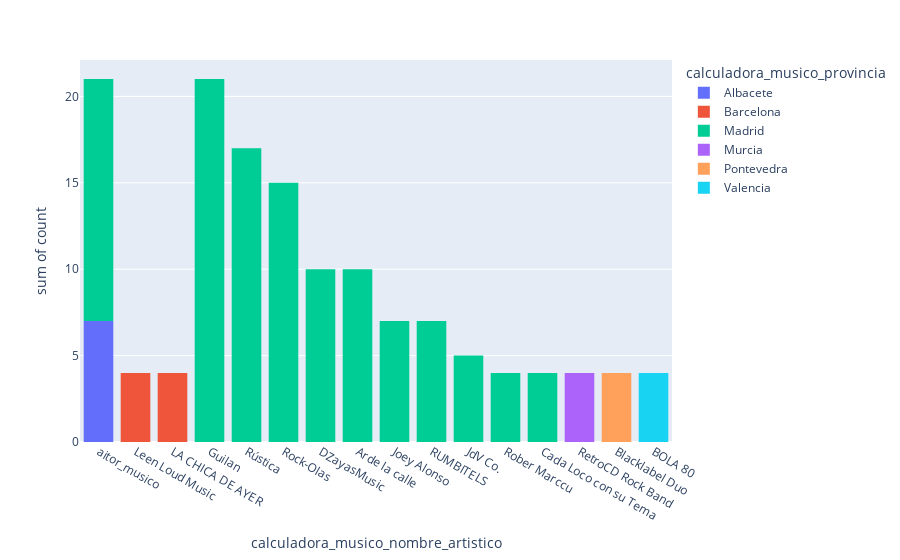

This figure's notebook cell:
### Code cell
mus_count = mus_count[mus_count['count'] > 3]


fig = px.histogram(mus_count,  
                   x="calculadora_musico_nombre_artistico", 
                   y = 'count', 
                   color='calculadora_musico_provincia')

# fig.update_yaxes(range=[10, None])


fig.show()

### Figure 1 — Plotly figure (JSON) as saved in the notebook; plotly's stock layout.template omitted (floating-point values rounded to 4 significant figures)
{"data": [{"alignmentgroup": "True", "bingroup": "x", "histfunc": "sum", "hovertemplate": "calculadora_musico_provincia=Albacete<br>calculadora_musico_nombre_artistico=%{x}<br>sum of count=%{y}<extra></extra>", "legendgroup": "Albacete", "marker": {"color": "#636efa", "pattern": {"shape": ""}}, "name": "Albacete", "offsetgroup": "Albacete", "orientation": "v", "showlegend": true, "type": "histogram", "x": ["aitor_musico"], "xaxis": "x", "y": [7], "yaxis": "y"}, {"alignmentgroup": "True", "bingroup": "x", "histfunc": "sum", "hovertemplate": "calculadora_musico_provincia=Barcelona<br>calculadora_musico_nombre_artistico=%{x}<br>sum of count=%{y}<extra></extra>", "legendgroup": "Barcelona", "marker": {"color": "#EF553B", "pattern": {"shape": ""}}, "name": "Barcelona", "offsetgroup": "Barcelona", "orientation": "v", "showlegend": true, "type": "histogram", "x": ["Leen Loud Music", "LA CHICA DE AYER"], "xaxis": "x", "y": [4, 4], "yaxis": "y"}, {"alignmentgroup": "True", "bingroup": "x", "histfunc": "sum", "hovertemplate": "calculadora_musico_provincia=Madrid<br>calculadora_musico_nombre_artistico=%{x}<br>sum of count=%{y}<extra></extra>", "legendgroup": "Madrid", "marker": {"color": "#00cc96", "pattern": {"shape": ""}}, "name": "Madrid", "offsetgroup": "Madrid", "orientation": "v", "showlegend": true, "type": "histogram", "x": ["Guilan", "Rústica", "Rock-Olas", "aitor_musico", "DZayasMusic", "Arde la calle", "Joey Alonso", "RUMBITELS", "JdV Co.", "Rober Marccu", "Cada Loco con su Tema"], "xaxis": "x", "y": [21, 17, 15, 14, 10, 10, 7, 7, 5, 4, 4], "yaxis": "y"}, {"alignmentgroup": "True", "bingroup": "x", "histfunc": "sum", "hovertemplate": "calculadora_musico_provincia=Murcia<br>calculadora_musico_nombre_artistico=%{x}<br>sum of count=%{y}<extra></extra>", "legendgroup": "Murcia", "marker": {"color": "#ab63fa", "pattern": {"shape": ""}}, "name": "Murcia", "offsetgroup": "Murcia", "orientation": "v", "showlegend": true, "type": "histogram", "x": ["RetroCD Rock Band"], "xaxis": "x", "y": [4], "yaxis": "y"}, {"alignmentgroup": "True", "bingroup": "x", "histfunc": "sum", "hovertemplate": "calculadora_musico_provincia=Pontevedra<br>calculadora_musico_nombre_artistico=%{x}<br>sum of count=%{y}<extra></extra>", "legendgroup": "Pontevedra", "marker": {"color": "#FFA15A", "pattern": {"shape": ""}}, "name": "Pontevedra", "offsetgroup": "Pontevedra", "orientation": "v", "showlegend": true, "type": "histogram", "x": ["Blacklabel Duo"], "xaxis": "x", "y": [4], "yaxis": "y"}, {"alignmentgroup": "True", "bingroup": "x", "histfunc": "sum", "hovertemplate": "calculadora_musico_provincia=Valencia<br>calculadora_musico_nombre_artistico=%{x}<br>sum of count=%{y}<extra></extra>", "legendgroup": "Valencia", "marker": {"color": "#19d3f3", "pattern": {"shape": ""}}, "name": "Valencia", "offsetgroup": "Valencia", "orientation": "v", "showlegend": true, "type": "histogram", "x": ["BOLA 80"], "xaxis": "x", "y": [4], "yaxis": "y"}], "layout": {"barmode": "relative", "legend": {"title": {"text": "calculadora_musico_provincia"}, "tracegroupgap": 0}, "margin": {"t": 60}, "xaxis": {"anchor": "y", "domain": [0, 1], "title": {"text": "calculadora_musico_nombre_artistico"}}, "yaxis": {"anchor": "x", "domain": [0, 1], "title": {"text": "sum of count"}}}}
